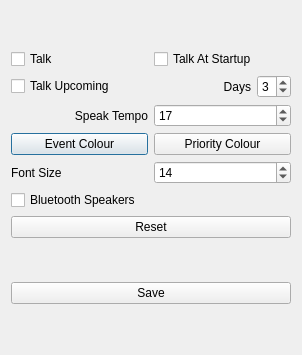
<?xml version="1.0" encoding="UTF-8"?>
<ui version="4.0">
 <class>ConfigDialog</class>
 <widget class="QDialog" name="ConfigDialog">
  <property name="geometry">
   <rect>
    <x>0</x>
    <y>0</y>
    <width>302</width>
    <height>355</height>
   </rect>
  </property>
  <property name="windowTitle">
   <string>Preferences</string>
  </property>
  <layout class="QGridLayout" name="gridLayout">
   <item row="0" column="0">
    <layout class="QVBoxLayout" name="verticalLayout">
     <item>
      <layout class="QHBoxLayout" name="horizontalLayout_7">
       <item>
        <widget class="QCheckBox" name="checkTalk">
         <property name="text">
          <string>Talk</string>
         </property>
        </widget>
       </item>
       <item>
        <widget class="QCheckBox" name="checkTalkStartup">
         <property name="text">
          <string>Talk At Startup</string>
         </property>
        </widget>
       </item>
      </layout>
     </item>
     <item>
      <layout class="QHBoxLayout" name="horizontalLayout_6">
       <item>
        <widget class="QCheckBox" name="checkUpcoming">
         <property name="text">
          <string>Talk Upcoming</string>
         </property>
        </widget>
       </item>
       <item>
        <spacer name="horizontalSpacer">
         <property name="orientation">
          <enum>Qt::Orientation::Horizontal</enum>
         </property>
         <property name="sizeHint" stdset="0">
          <size>
           <width>40</width>
           <height>20</height>
          </size>
         </property>
        </spacer>
       </item>
       <item>
        <layout class="QHBoxLayout" name="horizontalLayout_5">
         <item>
          <widget class="QLabel" name="labelUpcomingDays">
           <property name="text">
            <string>Days</string>
           </property>
           <property name="alignment">
            <set>Qt::AlignmentFlag::AlignRight|Qt::AlignmentFlag::AlignTrailing|Qt::AlignmentFlag::AlignVCenter</set>
           </property>
          </widget>
         </item>
         <item>
          <widget class="QSpinBox" name="spinUpcomingDays">
           <property name="minimum">
            <number>1</number>
           </property>
           <property name="maximum">
            <number>7</number>
           </property>
           <property name="value">
            <number>3</number>
           </property>
          </widget>
         </item>
        </layout>
       </item>
      </layout>
     </item>
     <item>
      <layout class="QHBoxLayout" name="horizontalLayout_4">
       <item>
        <widget class="QLabel" name="labelTempo">
         <property name="text">
          <string>Speak Tempo</string>
         </property>
         <property name="alignment">
          <set>Qt::AlignmentFlag::AlignRight|Qt::AlignmentFlag::AlignTrailing|Qt::AlignmentFlag::AlignVCenter</set>
         </property>
        </widget>
       </item>
       <item>
        <widget class="QSpinBox" name="spinTempo">
         <property name="minimum">
          <number>5</number>
         </property>
         <property name="maximum">
          <number>25</number>
         </property>
         <property name="value">
          <number>17</number>
         </property>
        </widget>
       </item>
      </layout>
     </item>
     <item>
      <layout class="QHBoxLayout" name="horizontalLayout">
       <item>
        <widget class="QPushButton" name="btnEventColor">
         <property name="text">
          <string>Event Colour</string>
         </property>
        </widget>
       </item>
       <item>
        <widget class="QPushButton" name="btnPriorityColor">
         <property name="text">
          <string>Priority Colour</string>
         </property>
        </widget>
       </item>
      </layout>
     </item>
     <item>
      <layout class="QHBoxLayout" name="horizontalLayout_2">
       <item>
        <widget class="QLabel" name="label">
         <property name="text">
          <string>Font Size</string>
         </property>
        </widget>
       </item>
       <item>
        <widget class="QSpinBox" name="spinFontSize">
         <property name="minimum">
          <number>10</number>
         </property>
         <property name="maximum">
          <number>24</number>
         </property>
         <property name="value">
          <number>14</number>
         </property>
         <property name="displayIntegerBase">
          <number>10</number>
         </property>
        </widget>
       </item>
      </layout>
     </item>
     <item>
      <widget class="QCheckBox" name="checkBluetooth">
       <property name="text">
        <string>Bluetooth Speakers</string>
       </property>
      </widget>
     </item>
     <item>
      <widget class="QPushButton" name="btnReset">
       <property name="text">
        <string>Reset</string>
       </property>
      </widget>
     </item>
    </layout>
   </item>
   <item row="1" column="0">
    <widget class="QPushButton" name="btnSave">
     <property name="text">
      <string>Save</string>
     </property>
    </widget>
   </item>
  </layout>
 </widget>
 <resources/>
 <connections/>
</ui>
